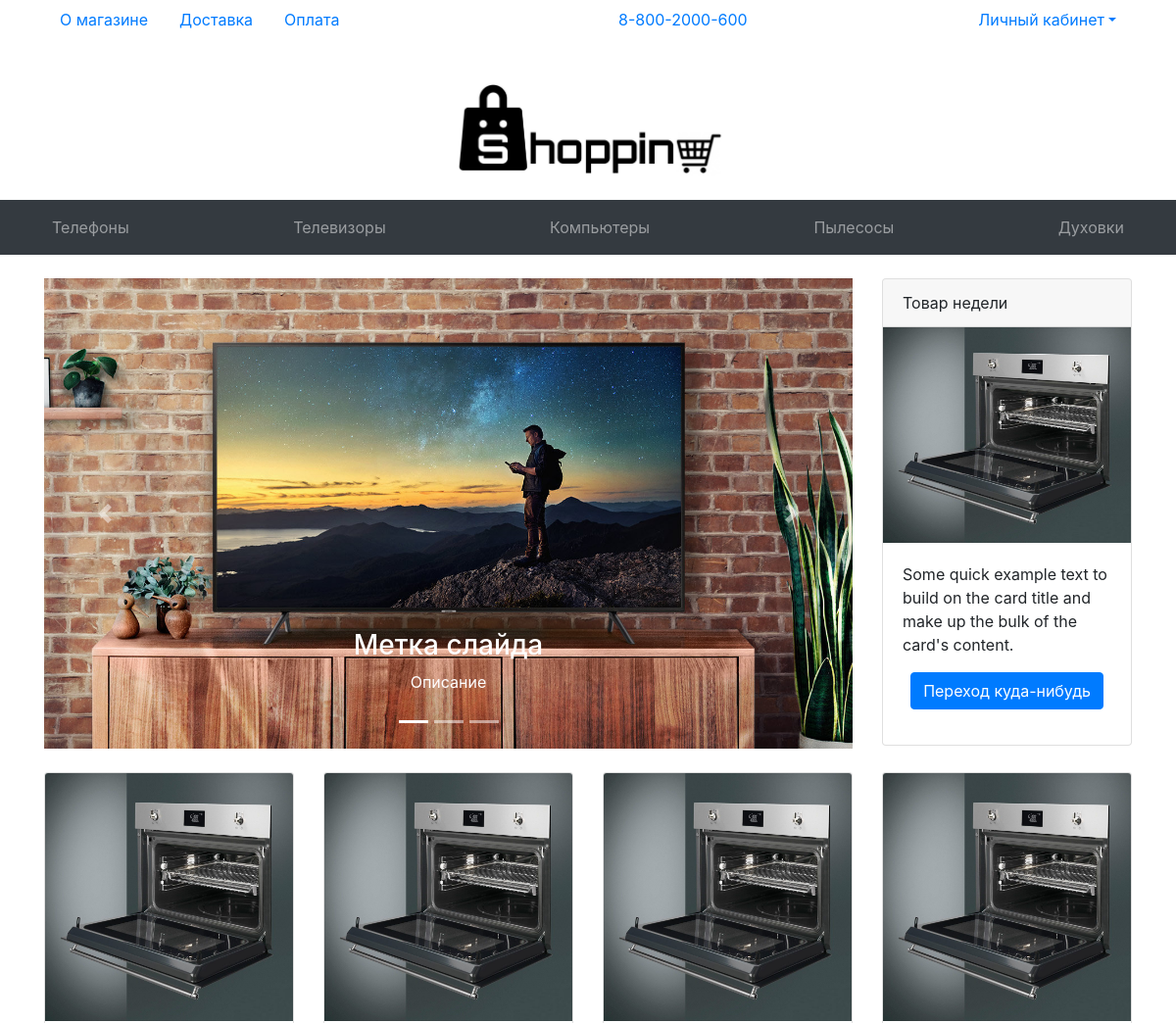
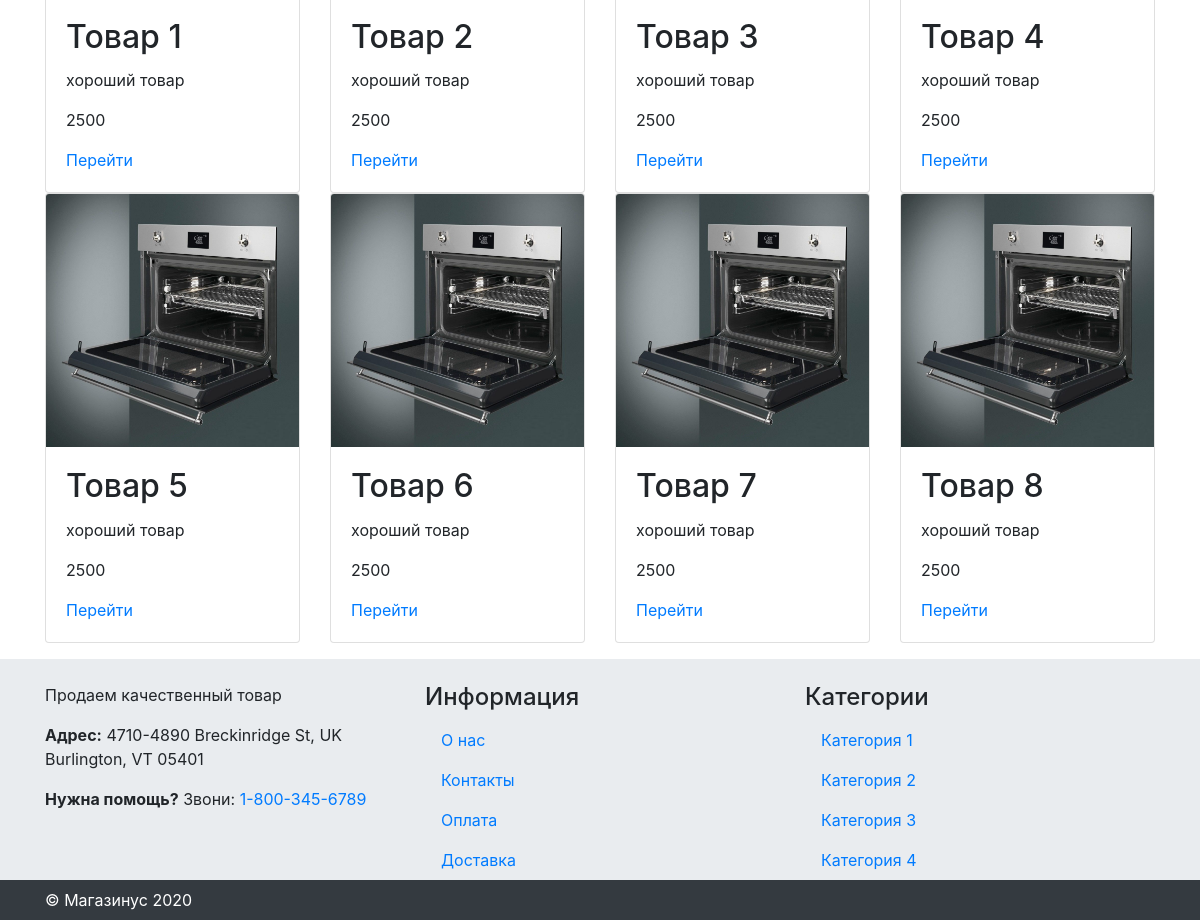
The page / on the database its author committed (2 pictures, top to bottom).
### tables this page shows
CREATE TABLE IF NOT EXISTS `products` (
    `id` int(10) unsigned NOT NULL AUTO_INCREMENT,
    `name` varchar(50) NOT NULL,
    `slug` varchar(50) NOT NULL,
    `img` varchar(255) DEFAULT NULL,
    `description` text DEFAULT NULL,
    `price` int(11) DEFAULT NULL,
    PRIMARY KEY (`id`)
);

### index.php (the view, shortened to what this page needs)
<?php
require_once "confing/db.php";
require_once "template/header.php";
$query = "SELECT * FROM `products`";
$result = mysqli_query($conn, $query);
$products = mysqli_fetch_all($result, MYSQLI_ASSOC);
?>
<div class="container">
    <section class="mt-4">
        <div class="row">
            <div class="col-md-9">
                <div id="carouselExampleIndicators" class="carousel slide" data-ride="carousel">
                    <ol class="carousel-indicators">
                        <li data-target="#carouselExampleIndicators" data-slide-to="0" class="active"></li>
                        <li data-target="#carouselExampleIndicators" data-slide-to="1"></li>
                        <li data-target="#carouselExampleIndicators" data-slide-to="2"></li>
                    </ol>
                    <div class="carousel-inner">
                        <div class="carousel-item active">
                            <img class="d-block w-100" src="/img/slide1.jpg" height="480" alt="Первый слайд">
                            <div class="carousel-caption d-none d-md-block">
                                <h3>Метка слайда</h3>
                                <p>Описание</p>
                            </div>
                        </div>
                    </div>
                    <a class="carousel-control-prev" href="#carouselExampleIndicators" role="button" data-slide="prev">
                        <span class="carousel-control-prev-icon" aria-hidden="true"></span>
                    </a>
                    <a class="carousel-control-next" href="#carouselExampleIndicators" role="button" data-slide="next">
                        <span class="carousel-control-next-icon" aria-hidden="true"></span>
                    </a>
                </div>
            </div>
            <div class="col-md-3">
                <div class="card" style="height: auto;">
                    <div class="card-header">
                        Товар недели
                    </div>
                    <img src="/img/duhovka.jpg" height="220px" alt="Card image cap">
                    <div class="card-body">
                        <p class="card-text">Some quick example text to build on the card title and make up the bulk of the card's content.</p>
                        <p class="text-center"><a href="#" class="btn btn-primary">Переход куда-нибудь</a></p>
                    </div>
                </div>
            </div>
        </div>
    </section>
    <section class="mt-4">
        <div class="row mb-3">
        <?php foreach($products as $key => $product):?>
            <div class="col-md-3">
                <div class="card">
                    <img src="<?php echo $product['img'] ?>" class="card-img-top" alt="">
                    <div class="card-body">
                        <h2 class="card-title"><?= $product['name'] ?></h2>
                        <p class="card-text"><?= $product['description'] ?></p>
                        <p class="card-text"><?= $product['price'] ?></p>
                        <a href='.product.php?id='<?= $product['id'] ?>>Перейти</a>
                    </div>
                </div>
            </div>
        <?php endforeach; ?>
        </div>
    </section>
</div>
<?php
require_once "template/footer.php";
?>

### template/header.php (shortened to what this page needs)
<!DOCTYPE html>
<html lang="en">
<head>
    <link rel="stylesheet" href="/css/bootstrap.min.css">
    <link rel="stylesheet" href="/css/site.css">
</head>
<body>
<div class="container">
    <div class="row">
        <div class="col-md-6 d-none d-md-block">
            <ul class="nav">
                <li class="nav-item">
                    <a class="nav-link" href="#">О магазине</a>
                </li>
                <li class="nav-item">
                    <a class="nav-link" href="#">Доставка</a>
                </li>
                <li class="nav-item">
                    <a class="nav-link" href="#">Оплата</a>
                </li>
            </ul>
        </div>
        <div class="col-md-3 d-none d-md-block">
            <p class="phone"><a href="tel:88002000600">8-800-2000-600</a></p>
        </div>
        <div class="col-md-3 d-none d-md-block">
            <ul class="nav justify-content-end">
                <li class="nav-item dropdown">
                    <a class="nav-link dropdown-toggle" data-toggle="dropdown" href="#">Личный кабинет</a>
                </li>
            </ul>
        </div>
    </div>
</div>
<div class="container">
    <div class="row">
        <div class="col-md-12 text-center">
            <img src="/img/logo.jpg" class="logo img-fluid m-4">
        </div>
    </div>
</div>
<nav class="navbar navbar-expand-sm bg-dark navbar-dark sticky-top">
    <div class="container">
        <ul class="navbar-nav justify-content-between">
            <li class="nav-item">
                <a class="nav-link" href="#">Телефоны</a>
            </li>
            <li class="nav-item">
                <a class="nav-link" href="#">Телевизоры</a>
            </li>
            <li class="nav-item">
                <a class="nav-link" href="#">Компьютеры</a>
            </li>
            <li class="nav-item">
                <a class="nav-link" href="#">Пылесосы</a>
            </li>
            <li class="nav-item">
                <a class="nav-link" href="#">Духовки</a>
            </li>
        </ul>
    </div>
</nav>

### template/footer.php
<footer style="background-color: #e9ecef;">
    <div class="container pt-4">
        <div class="row">
            <div class="col-md-4">
                <p>Продаем качественный товар</p>
                <p><strong>Адрес:</strong> 4710-4890 Breckinridge St, UK Burlington, VT 05401</p>
                <p><strong>Нужна помощь?</strong> Звони: <a href="tel:1-800-345-6789">1-800-345-6789</a></p>
            </div>
            <div class="col-md-4">
                <div class="widgets_container widget_menu">
                    <h4>Информация</h4>
                    <ul class="nav flex-column">
                        <li class="nav-item"><a class="nav-link" href="#">О нас</a></li>
                        <li class="nav-item"><a class="nav-link" href="#">Контакты</a></li>
                        <li class="nav-item"><a class="nav-link" href="#">Оплата</a></li>
                        <li class="nav-item"><a class="nav-link" href="#">Доставка</a></li>
                    </ul>
                </div>
            </div>
            <div class="col-md-4">
                <h4>Категории</h4>
                <ul class="nav flex-column">
                    <li class="nav-item"><a class="nav-link" href="#category1">Категория 1</a></li>
                    <li class="nav-item"><a class="nav-link" href="#category2">Категория 2</a></li>
                    <li class="nav-item"><a class="nav-link" href="#category3">Категория 3</a></li>
                    <li class="nav-item"><a class="nav-link" href="#category4">Категория 4</a></li>
                </ul>
            </div>
        </div>
    </div>
    <div class="container-fluid bg-dark">
        <div class="container">
            <div class="row">
                <div class="col-md-4 mt-2 mb-2 text-white">
                    &copy; Магазинус 2020
                </div>
                <div class="col-md-4">
                </div>
                <div class="col-md-4">
                </div>
            </div>
        </div>
    </div>
</footer>
</body>
</html>

### css/site.css (style rules this page uses)
.logo { max-height: 100px; }
.phone { padding: .5rem 1rem; }
.navbar-nav { width: 100%; }

### rows shown on the page
products: img (picture), name "Товар 1", description "хороший товар", price "2500"
products: img (picture), name "Товар 2", description "хороший товар", price "2500"
products: img (picture), name "Товар 3", description "хороший товар", price "2500"
products: img (picture), name "Товар 4", description "хороший товар", price "2500"
products: img (picture), name "Товар 5", description "хороший товар", price "2500"
products: img (picture), name "Товар 6", description "хороший товар", price "2500"
products: img (picture), name "Товар 7", description "хороший товар", price "2500"
products: img (picture), name "Товар 8", description "хороший товар", price "2500"
